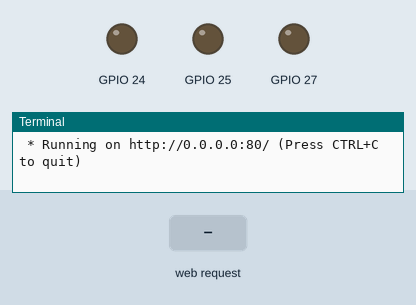
Simulated run of this program. Board: Raspberry Pi (BCM pin numbers). Parts: output pins drawn as LEDs (lit = HIGH), the last lines printed to the terminal. The test bench sets the inputs (shaded band). The clock reads 2024-03-15 10:24:30 at power-on unless the program sets it.

Above: at 1.2 s.
1.3 s: HTTP request for /l1off received
At 1.9 s:
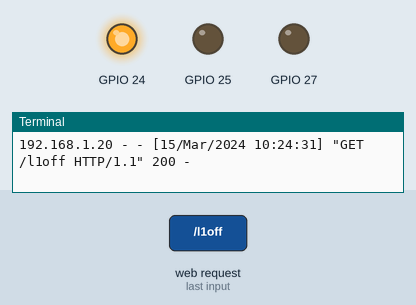
2.8 s: HTTP request for /on received
At 4.0 s:
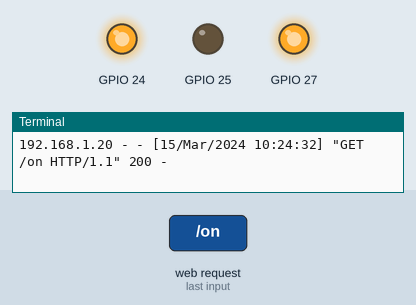
4.3 s: HTTP request for /l1on received
At 5.4 s:
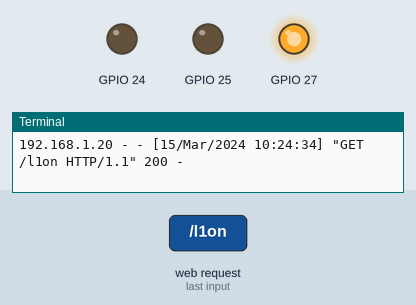
5.8 s: HTTP request for /l2off received
At 6.5 s:
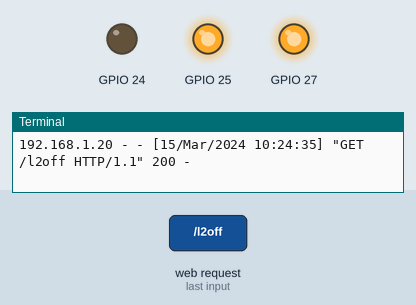
7.3 s: HTTP request for /l1off received
At 7.7 s:
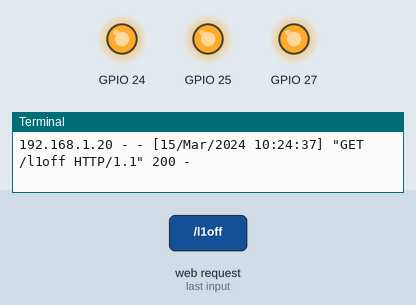
8.8 s: HTTP request for /l2on received
At 10.0 s:
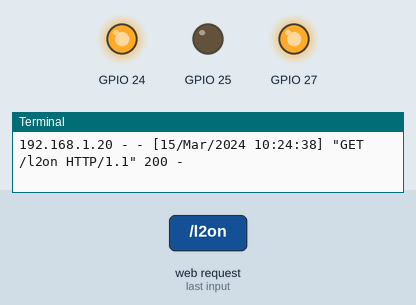
Timing chart, 0 to 11.3 s (numbered marks = the images above; inputs shaded):
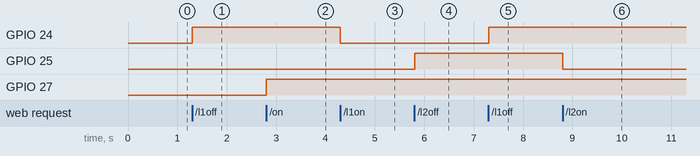

The program:

flaskallledspattern.py
```python
import RPi.GPIO as GPIO
import time
from flask import Flask
GPIO.setmode(GPIO.BCM)
GPIO.setup(24,GPIO.OUT)
GPIO.setup(25,GPIO.OUT)
GPIO.setup(27,GPIO.OUT)
app=Flask(__name__)
@app.route("/")
def hello():
    return "Hello Renukadas!"
@app.route("/l1on")
def hello1():
    GPIO.output(24,GPIO.LOW)
    return "LED1 is ON"
@app.route("/l1off")
def hello2():
    GPIO.output(24,GPIO.HIGH)
    return "LED1 is off"
@app.route("/l2on")
def hello3():
    GPIO.output(25,GPIO.LOW)
    return "LED2 is ON"
@app.route("/l2off")
def hello4():
    GPIO.output(25,GPIO.HIGH)
    return "LED2 is off"
@app.route("/on")
def hello5():
    GPIO.output(27,GPIO.HIGH)
    return "relay is ON"
@app.route("/off")
def hello6():
    while True:
            GPIO.output(25,GPIO.LOW)
            time.sleep(0.5)
            GPIO.output(24,GPIO.LOW)
            time.sleep(0.5)
            GPIO.output(27,GPIO.HIGH)
            time.sleep(0.5)
            GPIO.output(27,GPIO.HIGH)
            time.sleep(0.5)
    return "relay is off"
if __name__=="__main__":
    app.run(host='0.0.0.0',port=80,debug=True)
```

Measured:
- after the input at 1.3 s, GPIO 24: LOW → HIGH at once
- after the input at 2.8 s, GPIO 27: LOW → HIGH at once
- after the input at 4.3 s, GPIO 24: HIGH → LOW at once
- after the input at 5.8 s, GPIO 25: LOW → HIGH at once
- after the input at 7.3 s, GPIO 24: LOW → HIGH at once
- after the input at 8.8 s, GPIO 25: HIGH → LOW at once
